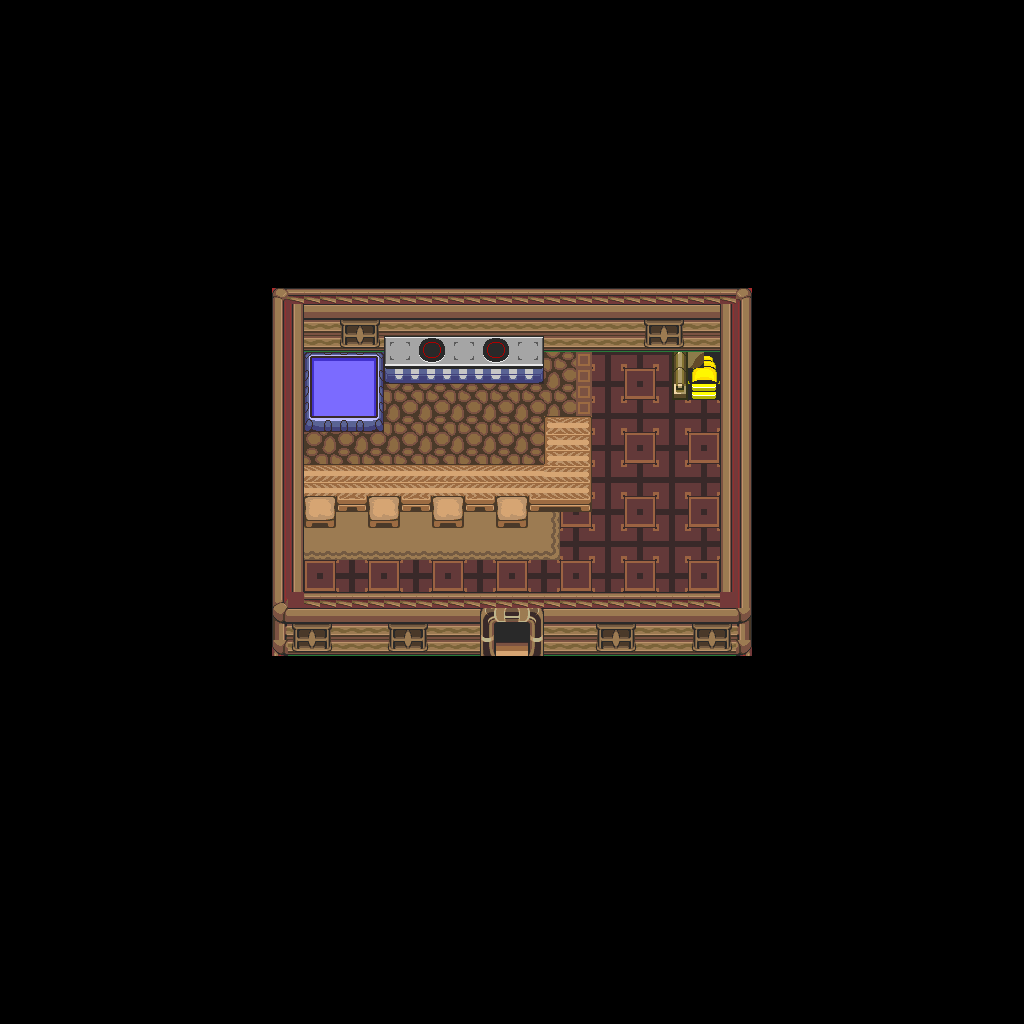

Rendered tile map (Tiled .tmx) drawn with the repository's tilesets; below, a short description and the map source with its tile grids summarised:
An orthogonal 64x64 tile map with 16x16 px tiles, 1 tile layer (base), 1 hidden layer not drawn and 10 objects.

<map version="1.10" tiledversion="1.12.1" orientation="orthogonal" renderorder="right-down" width="64" height="64" tilewidth="16" tileheight="16" infinite="0" nextlayerid="3" nextobjectid="11">
 <tileset firstgid="1" source="../classiciphone_pics4.tsx" />
 <layer id="1" name="base" width="64" height="64">
  <data>[4096 cells, 4096 non-empty, 98 distinct tile ids]</data>
 </layer>
 <layer id="2" name="collision" width="64" height="64" visible="0">
  <properties><property name="collision" value="true" /></properties>
  <data>[4096 cells, 3807 non-empty, 1 distinct tile ids]</data>
 </layer>
 <objectgroup id="3" name="npcs">
  <object id="1" x="480.0" y="336.0" width="16" height="16">
   <properties>
    <property name="gani" value="fishiel.png" />
    <property name="script" type="string">-- Auto-converted from GraalScript
-- // NPC made by Boom (Levels)
-- if (created) {
end
-- if (playertouchsme) {
end</property>
   </properties>
  </object>
  <object id="2" x="464.0" y="352.0" width="16" height="16">
   <properties>
    <property name="script" type="string">-- Auto-converted from GraalScript
-- // Graal2002 NPC by Stefan Knorr
-- if (created) {
-- // Initialize the attributes
-- showcharacter;
-- setcharprop #8,body6.png;
-- setcharprop #3,head1315.png;
-- setcharprop #C0,orange;
-- setcharprop #C1,white;
-- setcharprop #C2,black;
-- setcharprop #C3,black;
-- setcharprop #C4,black;
-- setcharprop #2,no-shield.png;
-- shieldpower = 1;
-- dir = 0;
end
-- if (playertouchsme) {say2 I know its a Sushi Bar but some of#bour customers like smoked fish.}</property>
   </properties>
  </object>
  <object id="3" x="400.0" y="416.0" width="16" height="16">
   <properties>
    <property name="script" type="string">-- Auto-converted from GraalScript
-- // Graal2002 NPC by Stefan Knorr
-- if (created) {
-- // Initialize the attributes
-- showcharacter;
-- setcharprop #8,body6.png;
-- setcharprop #3,head18.png;
-- setcharprop #C0,orange;
-- setcharprop #C1,white;
-- setcharprop #C2,black;
-- setcharprop #C3,black;
-- setcharprop #C4,black;
-- setcharprop #2,no-shield.png;
-- shieldpower = 1;
-- dir = 2;
end</property>
   </properties>
  </object>
  <object id="4" x="448.0" y="288.0" width="16" height="16">
   <properties>
    <property name="gani" value="smoke.mng" />
    <property name="script" type="string">-- Auto-converted from GraalScript
-- // NPC made by Boom (Levels)
-- if (created) {
end
-- if (playertouchsme) {
end</property>
   </properties>
  </object>
  <object id="5" x="448.0" y="304.0" width="16" height="16">
   <properties>
    <property name="gani" value="smoke.gif" />
    <property name="script" type="string">-- Auto-converted from GraalScript
-- // NPC made by Boom (Levels)
-- if (created) {
end
-- if (playertouchsme) {
end</property>
   </properties>
  </object>
  <object id="6" x="320.0" y="368.0" width="16" height="16">
   <properties>
    <property name="gani" value="fishiel.png" />
    <property name="script" type="string">-- Auto-converted from GraalScript
-- // NPC made by Boom (Levels)
-- if (created) {
end
-- if (playertouchsme) {
end</property>
   </properties>
  </object>
  <object id="7" x="304.0" y="464.0" width="16" height="16">
   <properties>
    <property name="gani" value="classic_sushi.png" />
    <property name="script" type="string">-- Auto-converted from GraalScript
-- function onCreated() {
-- hide();
end
-- function onPlayerEnters() {
self.(@player.account@"hrt") = player.clientr.stat_hp
end
-- function onPlayerLeaves() {
-- player.ModifyHP(0,0,this.(@player.account@"hrt"));
self.(@player.account@"hrt") = null
end
-- function onPlayerChats() {
-- if (player.chat in {"Sushi 1","Sushi All"}) {
-- show();
end
end
-- function onPlayerTouchsMe() {
-- player.ModifyHP(0,0,clientr.stat_maxhp);
-- hide();
end</property>
   </properties>
  </object>
  <object id="8" x="368.0" y="464.0" width="16" height="16">
   <properties>
    <property name="gani" value="classic_sushi.png" />
    <property name="script" type="string">-- Auto-converted from GraalScript
-- function onCreated() {
-- hide();
end
-- function onPlayerChats() {
-- if (player.chat in {"Sushi 2","Sushi All"}) {
-- show();
end
end
-- function onPlayerTouchsMe() {
-- player.ModifyHP(0,0,clientr.stat_maxhp);
-- hide();
end</property>
   </properties>
  </object>
  <object id="9" x="432.0" y="464.0" width="16" height="16">
   <properties>
    <property name="gani" value="classic_sushi.png" />
    <property name="script" type="string">-- Auto-converted from GraalScript
-- function onCreated() {
-- hide();
end
-- function onPlayerChats() {
-- if (player.chat in {"Sushi 3","Sushi All"}) {
-- show();
end
end
-- function onPlayerTouchsMe() {
-- player.ModifyHP(0,0,clientr.stat_maxhp);
-- hide();
end</property>
   </properties>
  </object>
  <object id="10" x="496.0" y="464.0" width="16" height="16">
   <properties>
    <property name="gani" value="classic_sushi.png" />
    <property name="script" type="string">-- Auto-converted from GraalScript
-- function onCreated() {
-- hide();
end
-- function onPlayerChats() {
-- if (player.chat in {"Sushi 4","Sushi All"}) {
-- show();
end
end
-- function onPlayerTouchsMe() {
-- player.ModifyHP(0,0,clientr.stat_maxhp);
-- hide();
end</property>
   </properties>
  </object>
 </objectgroup>
</map>
